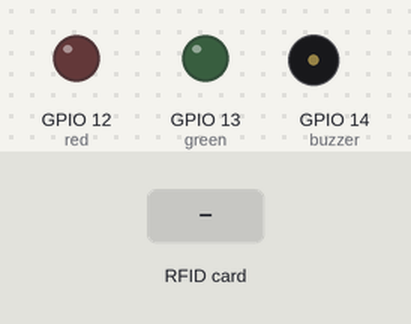
Simulated run of this sketch. Board: ESP32. Parts: output pins drawn as LEDs (lit = HIGH), buzzer (waves = sounding). The inputs (shaded band) are chosen by the test bench. WiFi joins after 1.5 s; servers stay silent unless stated; no MQTT or app messages arrive unless stated; what the sketch prints to the serial monitor is not drawn.

Above: at 0.0 s.
At 2.7 s:
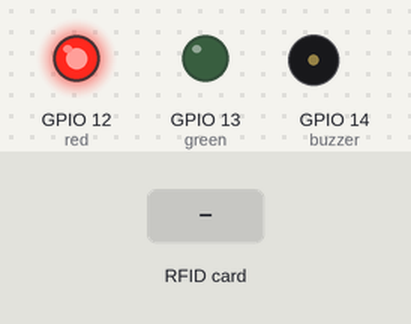
2.8 s: RFID card 5E 7A 19 C4 held to the reader
At 3.04 s:
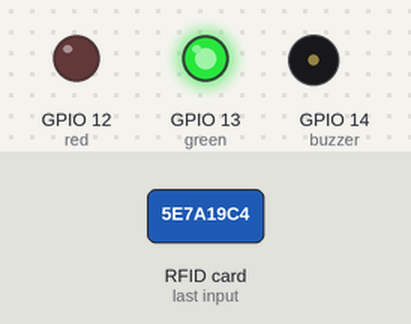
Timing chart, 0 to 5.8 s (numbered marks = the images above; inputs shaded):
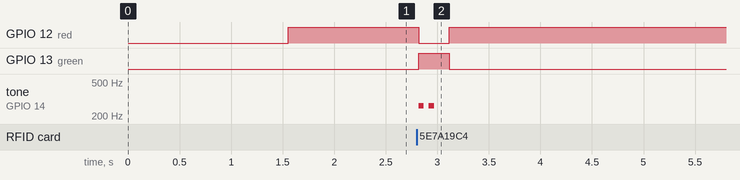

Measured:
- after the input at 2.8 s, GPIO 12 (red): HIGH → LOW at once, → HIGH 0.30 s later; GPIO 13 (green): LOW → HIGH at once, → LOW 0.30 s later; tone on GPIO 14 (buzzer): alternates 262 Hz for 0.05 s and silent for 0.05 s, 4 changes in all, then stays silent, starting at once

The sketch:

ReadNUID.ino
```cpp
#include <SPI.h>
#include <MFRC522.h>

#include <PubSubClient.h>
#include <WiFi.h>

// #define MQTT_SERVER "9d857b132785452498f2e907a2adcfe2.s1.eu.hivemq.cloud"
#define MQTT_SERVER "broker.hivemq.com"
#define MQTT_PORT 1883
#define MQTT_USER "hivemq.webclient.1702680632350"
#define MQTT_PASSWORD "3QnKD!?Za&i182.SkGbj"

//SSID of network
// char ssid[] = "Phong";
// char ssid[] = "P304/109";
// char ssid[] = "Ngoc Quan";
// char ssid[] = "QuanDN";
char ssid[] = "Coffee later? inside";


//password of WPA Network
// char pass[] = "hoiitthoi";
// char pass[] = "12345678@";
// char pass[] = "Hoiitthoi";
// char pass[] = "daothithuy";
char pass[] = "khonggianyentinh";


#define RFID_SS 5    // ESP32 pin GPIO5
#define RFID_RST 15  // ESP32 pin GPIO15
#define RFID_D0 19   // ESP32 pin GPIO19

#define red 12
#define green 13
#define buzzer 14

MFRC522 rfid(RFID_SS, RFID_RST);

WiFiClient espClient;
PubSubClient client(espClient);

void setup() {
  Serial.begin(115200);

  pinMode(red, OUTPUT);
  pinMode(green, OUTPUT);
  pinMode(buzzer, OUTPUT);
  noTone(buzzer);

  SPI.begin();      // init SPI bus
  rfid.PCD_Init();  // init MFRC522

  WiFi.begin(ssid, pass);
  while (WiFi.status() != WL_CONNECTED) {
    delay(500);
    Serial.print(".");
  }

  Serial.println("");
  Serial.println("WiFi connected");
  Serial.println("IP address: " + WiFi.localIP().toString());

  client.setServer(MQTT_SERVER, MQTT_PORT);
}

void loop() {
  digitalWrite(red, HIGH);
  digitalWrite(green, LOW);

  client.loop();
  if (rfid.PICC_IsNewCardPresent()) {  // new tag is available
    if (rfid.PICC_ReadCardSerial()) {  // NUID has been readed
      digitalWrite(red, LOW);
      digitalWrite(green, HIGH);
      int i = 2;
      while (i--) {
        // tone(buzzer, 262, 30);
        tone(buzzer, 262, 200);
        delay(50);
        noTone(buzzer);
        delay(50);
      }
      delay(100);
      digitalWrite(green, LOW);
      digitalWrite(red, HIGH);

      MFRC522::PICC_Type piccType = rfid.PICC_GetType(rfid.uid.sak);
      Serial.print("RFID/NFC Tag Type: ");
      Serial.println(rfid.PICC_GetTypeName(piccType));

      // print UID in Serial Monitor in the hex format
      String content = "";
      Serial.print("UID: ");
      for (int i = 0; i < rfid.uid.size; i++) {
        Serial.print(rfid.uid.uidByte[i] < 0x10 ? "0" : "");
        Serial.print(rfid.uid.uidByte[i], HEX);
        content.concat(String(rfid.uid.uidByte[i] < 0x10 ? "0" : ""));
        content.concat(String(rfid.uid.uidByte[i], HEX));
      }
      content.toUpperCase();
      // client.publish("rfid/uid", content.c_str());

      Serial.println();

      rfid.PICC_HaltA();       // halt PICC
      rfid.PCD_StopCrypto1();  // stop encryption on PCD

      // if (!client.connected()) {
      //   // Loop until we’re reconnected
      //   while (!client.connected()) {
      //     Serial.print("Attempting MQTT connection…");
      //     String clientId = content;
      //     // Attempt to connect
      //     // Insert your password
      //     if (client.connect(clientId.c_str() ,MQTT_USER, MQTT_PASSWORD)) {
      //       Serial.println("connected");
      //       // Once connected, publish an announcement…
      //       client.publish("rfid/uid", content.c_str());
      //       // … and resubscribe
      //       // client->subscribe("testTopic");
      //     } else {
      //       Serial.print("failed, rc = ");
      //       Serial.print(client.state());
      //       Serial.println(" try again in 1 seconds");
      //       // Wait 1 seconds before retrying
      //       delay(1000);
      //     }
      //   }
      // }
      // client.loop();
      Serial.print("Attempting MQTT connection…");
      String clientId = content;
      // Attempt to connect
      // Insert your password
      if (client.connect(clientId.c_str(), MQTT_USER, MQTT_PASSWORD)) {
        Serial.println("connected");
        // Once connected, publish an announcement…
        client.publish("rfid/uid", content.c_str());
        // … and resubscribe
        // client->subscribe("testTopic");
      } else {
        Serial.print("failed, rc = ");
        Serial.print(client.state());
        Serial.println(" try again in 1 seconds");
        // Wait 1 seconds before retrying
        delay(1000);
      }
    }
  }
  digitalWrite(green, LOW);
  digitalWrite(red, HIGH);
}
```
